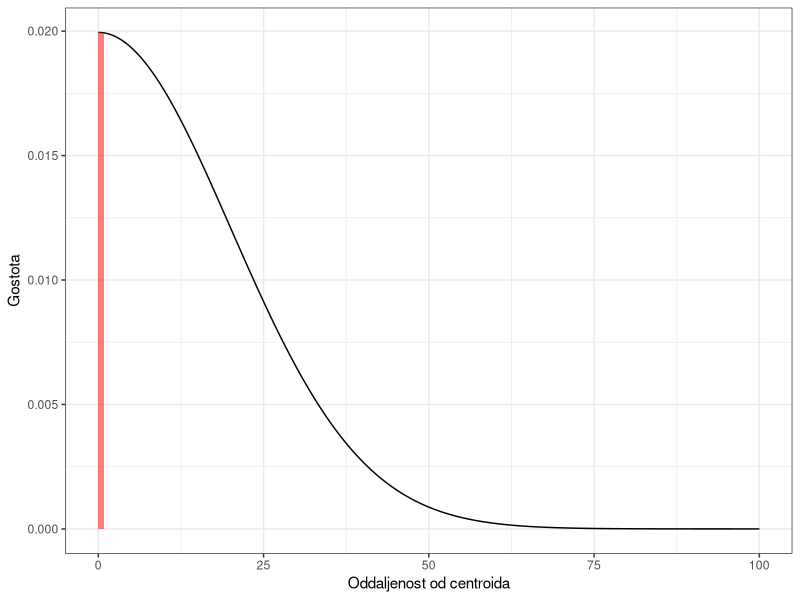
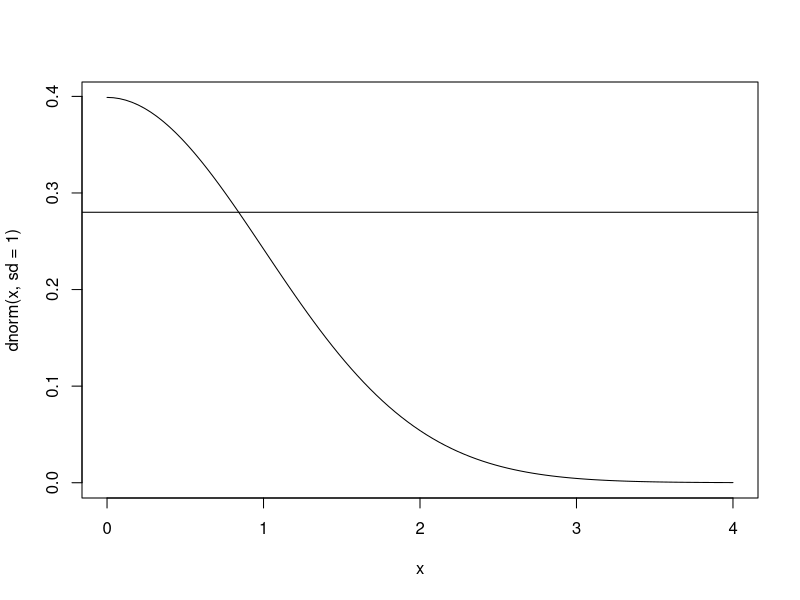

Write R code to recreate these figures, in order. (Note: this script raises an error after producing the figures.)
library(ggplot2)

xy <- data.frame(x = seq(0, 100, by = 0.1))
xy$y <- dnorm(xy$x, sd = 20)

ggplot(xy, aes(x = x, y = y)) +
  theme_bw() +
  ylab("Gostota") +
  xlab("Oddaljenost od centroida") +
  geom_line() +
  geom_ribbon(data = xy[xy$y > dnorm(0.8413447, sd = 20), ], aes(ymax = y), ymin = 0, fill = "red", alpha = 0.5)


curve(dnorm(x, sd = 1), from = 0, to = 4)
abline(h = dnorm(pnorm(1)))

pnorm(1)
qnorm(0.8413447)
dnorm()